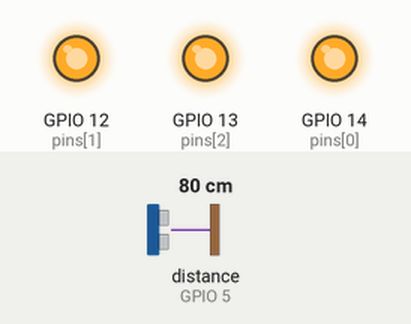
Simulated run of this sketch. Board: ESP8266 (NodeMCU). Shown: output pins drawn as LEDs (lit = HIGH). Wiring (inferred from the names in the program): ultrasonic range finder: trigger GPIO 4; echo GPIO 5. Inputs (shaded band) come from the test bench; at power-on: distance to the obstacle (sensor on GPIO 5) 80 cm. The echo pulse lasts 58.3 µs per cm; WiFi joins after 1.5 s; servers stay silent unless stated; uploads are accepted with an empty reply; pins used as bus, display or sensor lines are not drawn; what the sketch prints to the serial monitor is not drawn.

Above: at 2.1 s.
At 2.6 s:
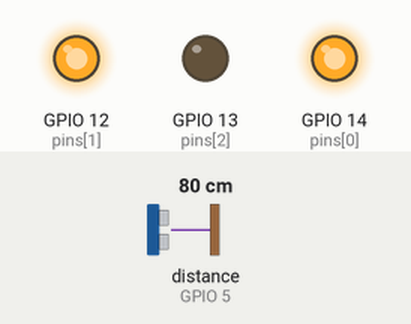
At 7.4 s:
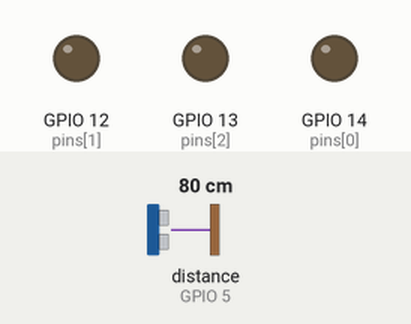
7.5 s: distance to the obstacle (sensor on GPIO 5) set to 2 cm
Timing chart, 0 to 10.5 s (numbered marks = the images above; inputs shaded):
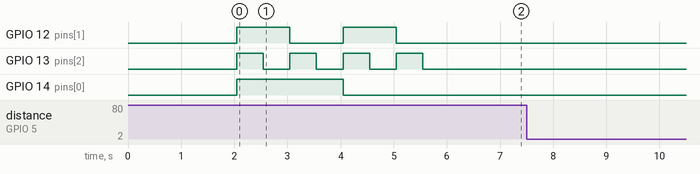

Measured:
- after the input at 7.5 s, every drawn part: stays the same

The sketch:

NodeControl.ino
```cpp
#include <Arduino_JSON.h>

#include <ESP8266WiFi.h>          //https://github.com/esp8266/Arduino
//#include <HTTPClient.h>
#include <ESP8266HTTPClient.h>
#include <ESP8266WebServer.h>
#include <ArduinoJson.h>
#include <string>
#include <bitset>
//#include <Bridge.h>

//Ultra Sonic Sensor Variabls
// defines pins numbers
const int trigPin = 4;
const int echoPin = 5;
unsigned long previousMillis = 0;
unsigned int checkInterval = 1000;
int ultrasonicdistance = 0;
bool currentState ;
int carHeight = 40;
bool previousOccupied = false;
// defines variables
long duration;
int distance;

const int pins[] = {14,12,13}; //pins D5,D6,D7 on Node MCU board;

#define HTTP_REST_PORT 80
#define WIFI_RETRY_DELAY 500
//Network Variables
const char* ssid = "devpinetwork";
const char* password = "raspberry";
const String bayID = "0001";
const String boardHostName = "baycontroller" + bayID;
const String hostController = "http://devpi.local:5000";
WiFiClient wifiClient;
bool isOccupied = false;
int ledColor = 0 ;
ESP8266WebServer server(HTTP_REST_PORT);
void getHelloWord() {
    server.send(200, "text/json", "{\"name\": \"Hello world\"}");
}

void setUpLEDStatus() {
  HTTPClient http;
  String serverName = hostController + "/setup/" + bayID ;
  http.begin(wifiClient , serverName);
  int httpResponseCode = http.GET();
  String payload = "{}";
  if (httpResponseCode>0) {
    payload = http.getString();
    Serial.println(payload);
    DynamicJsonDocument doc(512);
    DeserializationError error = deserializeJson(doc, payload);
    if(error){
      Serial.println("Error parsing JSON");
    }
    JsonObject jObj = doc.as<JsonObject>();
    if(jObj.containsKey("bayStatus"))
      {
        int val = jObj["bayStatus"].as<int>();
        writeToLED(val);
      }
  }

  http.end();


}

void postStatusLED(){
  String postBody = server.arg("plain");
  Serial.println(postBody);
  server.send(200,"text/json","{\"status\" : \"OK\"}");
  DynamicJsonDocument doc(512);
  DeserializationError error = deserializeJson(doc, postBody);
  if(error)
  {
    Serial.print(F("Error parsing JSON "));
    Serial.println(error.c_str());
    String msg = error.c_str();
    server.send(400, F("text/html"),"Error in parsin json body! <br>" + msg);
  }
  else{

    JsonObject postObj = doc.as<JsonObject>();
    Serial.print(F("HTTP Method: "));
    Serial.println(server.method());
    if(server.method() == HTTP_POST)
    {
      if(postObj.containsKey("bayStatus"))
      {
        int val = postObj["bayStatus"].as<int>();
        writeToLED(val);
        server.send(200,F("text/html"),"LED Set");
      }

    }
    server.send(400, F("text/html"),"Error in parsin json body! <br>" );
  }

}

void setupServer() {
    server.on("/", HTTP_GET, []() {
        server.send(200, "text/html",
            "Welcome to the ESP8266 REST Web Server");
    });
   //http_rest_server.on("/leds", HTTP_GET, writeToLED);
    server.on(F("/helloWorld"), HTTP_GET, getHelloWord);
    server.on(F("/setStatus"),HTTP_POST,postStatusLED);
   //http_rest_server.on("/leds", HTTP_PUT, post_put_leds);
   server.begin();
}
void setupWifi()
{
  WiFi.hostname("test01");
  WiFi.persistent( true );
  WiFi.begin(ssid, password);             // Connect to the network
  Serial.print("Connecting to ");
  Serial.print(ssid); Serial.println(" ...");
  int i = 0;
  while (WiFi.status() != WL_CONNECTED) { // Wait for the Wi-Fi to connect
    delay(1000);
    Serial.print(++i); Serial.print(' ');
    Serial.println("Connection Status : "+ String(WiFi.status()));
  }

  Serial.println('\n');
  Serial.println("Connection established!");
  Serial.print("IP address:\t");
  Serial.println(WiFi.localIP());         // Send the IP address of the ESP8266 to the computer
}
void setupPins()
{
  pinMode(pins[0],OUTPUT);
  pinMode(pins[1],OUTPUT);
  pinMode(pins[2],OUTPUT);

  // Ultra Sonic
  pinMode(trigPin, OUTPUT); // Sets the trigPin as an Output
  pinMode(echoPin, INPUT); // Sets the echoPin as an Input

  //LEDS flash all colors to show intialisation
  for(int i = 0;i <= 7;i++){
    writeToLED(i);
    delay(500);
    }

}
void setup() {
  // put your setup code here, to run once:
  Serial.begin(9600);
  setupWifi();
  setupServer();
  setupPins();
  setUpLEDStatus() ;
}

void loop() {
  // put your main code here, to run repeatedly:
  server.handleClient();
  unsigned long currentMillis = millis();
  if(currentMillis - previousMillis >= checkInterval)
  {
    previousMillis = currentMillis;
    CheckValue();
  }

}
void updateParkingState(bool newState) {
  HTTPClient http;
  String serverName = hostController + "/updateParkingState/" + bayID ;
  http.begin(wifiClient , serverName);
  StaticJsonDocument<512> docSend;
  JsonObject object = docSend.to<JsonObject>();
  http.addHeader("Content-Type", "application/json");
  object["bayState"] = newState;
  String jsonObj;
  serializeJson(docSend,jsonObj);
  Serial.println("Sending Message : ");
  Serial.println(jsonObj);
  Serial.println("To : ");
  Serial.println(serverName);
  int httpResponseCode = http.POST(jsonObj);
  String payload = "{}";
  if (httpResponseCode>0) {
    payload = http.getString();
    Serial.println(payload);
    DynamicJsonDocument doc(512);
    DeserializationError error = deserializeJson(doc, payload);
    if(error){
      Serial.println("Error parsing JSON");
      }
    JsonObject jObj = doc.as<JsonObject>();
    if(jObj.containsKey("bayStatus"))
      {
        int val = jObj["bayStatus"].as<int>();
        writeToLED(val);
      }
  }

  http.end();


}
void CheckValue() {
  digitalWrite(echoPin, LOW);
  delay(10);
  digitalWrite(trigPin, HIGH);
  delayMicroseconds(10);
  digitalWrite(trigPin, LOW);
  float duration = pulseIn(echoPin, HIGH);
  int distance = duration * 0.034 / 2;

  bool currentOccupied = (distance >carHeight);
  if(currentOccupied == previousOccupied)
  {

    if(currentOccupied != currentState)
    {
      updateParkingState(currentOccupied);
    }
    currentState = currentOccupied;
  }
  previousOccupied = currentOccupied;
}
void writeToLED (int color) // numbers above 7 ignored
{
  if(color > 7)
  {
    return;
  }
  std::string strCol = std::bitset<3>(color).to_string();
  Serial.println("writing value to LED : " );
  Serial.print(color );
  for(int i = 0 ; i< 3 ;i++)
  {
    if(strCol[i] == '1')
    {
      digitalWrite(pins[i],LOW);
    }
    else
    {
      digitalWrite(pins[i],HIGH);
    }
  }
}
```
